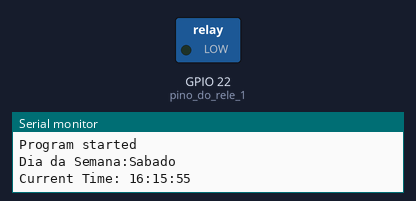
This sketch was run on a simulated ESP32. On the bench: switched loads named in the sketch (green lamp = pin HIGH), the last lines printed to the serial monitor. The local clock reads 2024-03-15 10:24:30 at power-on unless the sketch sets it.

Above: at 0.1 s.
At 6.1 s:
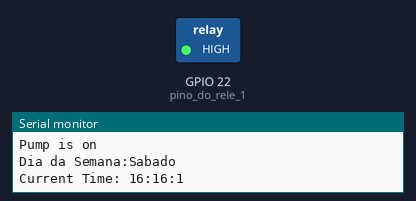
Timing chart, 0 to 67.6 s (numbered marks = the images above):
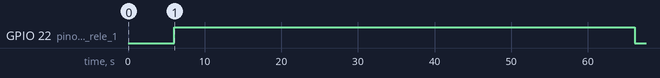

Measured:
- by itself, GPIO 22 (pino_do_rele_1): LOW → HIGH at 6.0 s, → LOW 60.1 s later

The sketch:

esp32_farm_irrigationv2.ino
```cpp
//libraries
#include <virtuabotixRTC.h>

//Settings
#define pino_RTC_CLK   5
#define pino_RTC_DATA  18
#define pino_RTC_RST   19

int dia          = 30,
    mes          = 5,
    ano          = 2020,
    dia_da_semana  = 7,
    hora         = 16,
    minuto      = 15,
    segundo      = 55
;

int pino_do_rele_1 = 22;

//defining variables for timer -- ps: separating variables with coma and in the end using ; is ok
int rele_liga_hora       = 16,
    rele_desliga_hora    = 17,
    rele_liga_minuto     = 16,
    rele_desliga_minuto  = 17
    ;

// rtc(clock, data, rst)
virtuabotixRTC myRTC(pino_RTC_CLK, pino_RTC_DATA, pino_RTC_RST);

//run once
void setup() {

   Serial.begin(115200);
   Serial.println("Program started");

  //    setDS1302Time(seconds, minutes, hour, dayofweek, day, month, year) uncoment after first compile and compile again
  myRTC.setDS1302Time(segundo, minuto, hora, dia_da_semana, dia, mes, ano);

  pinMode(pino_do_rele_1, OUTPUT);

}

//run in loop
void loop() {
  atualiza_relogio();//updates time
  Serial.print("Dia da Semana:");

  imprime_dia_da_semana(myRTC.dayofweek);
  imprime_hora();

//condition (logic test) here 2 conditions are tested hours and minutes with the && means and
if ((myRTC.hours) == rele_liga_hora && (myRTC.minutes) == rele_liga_minuto) {
  digitalWrite(pino_do_rele_1, HIGH);
  Serial.println("Pump is on");
  }
if ((myRTC.minutes) == rele_desliga_minuto) {
  digitalWrite(pino_do_rele_1, LOW);
  Serial.println("Pump is off");
  }
}
```

atualiza_relogio.ino
```cpp
void atualiza_relogio()
{
  myRTC.updateTime();
}
```

imprime_dia_da_semana.ino
```cpp
void imprime_dia_da_semana(int dia)
{
  switch (dia)
  {
    case 1:
      Serial.println("Domingo");
    break;
    case 2:
      Serial.println("Segunda");
    break;
    case 3:
      Serial.println("Terca");
    break;
    case 4:
      Serial.println("Quarta");
    break;
    case 5:
      Serial.println("Quinta");
    break;
    case 6:
      Serial.println("Sexta");
    break;
    case 7:
      Serial.println("Sabado");
    break;
  }
}
```

imprime_hora.ino
```cpp
void imprime_hora ()
{
  Serial.print("Current Time: ");
  Serial.print(myRTC.hours);
  Serial.print(":");
  Serial.print(myRTC.minutes);
  Serial.print(":");
  Serial.print(myRTC.seconds);
  Serial.println();
  delay (1000);
}
```
